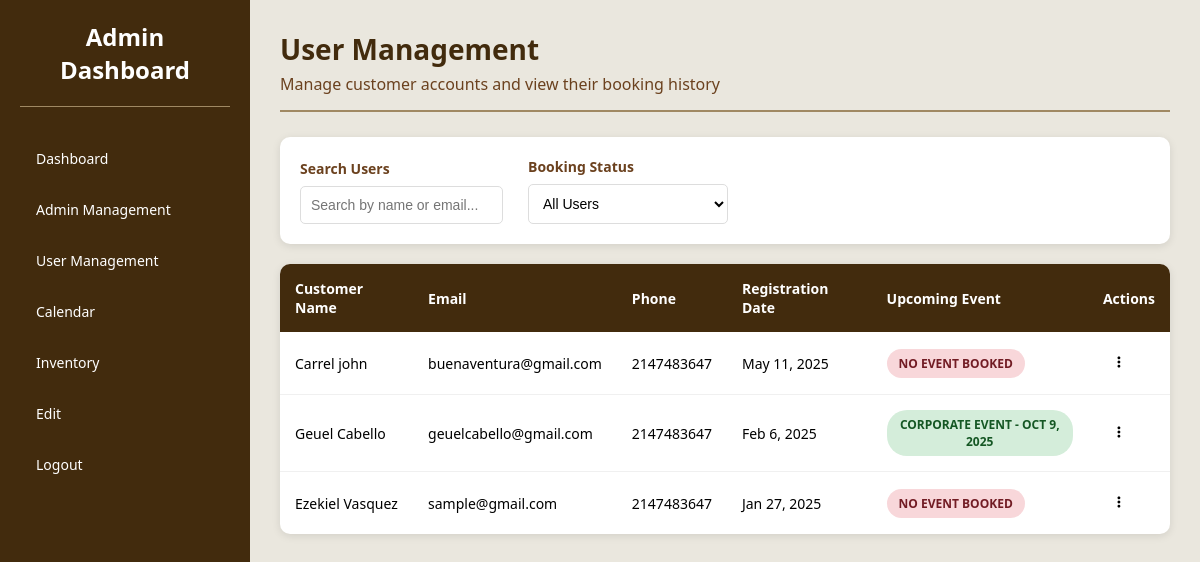
Screenshot of /admin/PHP/user_management.php (signed in) with the database file from the repository.
### tables this page shows
CREATE TABLE IF NOT EXISTS `btuser` (
  `bt_user_id` int NOT NULL AUTO_INCREMENT,
  `bt_first_name` varchar(100) NOT NULL,
  `bt_last_name` varchar(100) NOT NULL,
  `bt_email` varchar(191) DEFAULT NULL,
  `bt_phone_number` int NOT NULL,
  `bt_password_hash` mediumtext,
  `bt_created_at` datetime NOT NULL DEFAULT CURRENT_TIMESTAMP,
  `bt_updated_at` datetime DEFAULT NULL,
  `bt_is_active` tinyint NOT NULL DEFAULT '1',
  `bt_privilege_id` int NOT NULL DEFAULT '2',
  PRIMARY KEY (`bt_user_id`),
  UNIQUE KEY `email_unique` (`bt_email`),
  KEY `fk_btuser_privilege` (`bt_privilege_id`)
);

CREATE TABLE IF NOT EXISTS `bookings` (
  `id` int NOT NULL AUTO_INCREMENT,
  `btuser_id` int NOT NULL,
  `btaddress` varchar(255) DEFAULT NULL,
  `btevent` varchar(100) DEFAULT NULL,
  `btschedule` datetime DEFAULT NULL,
  `EventDuration` datetime DEFAULT NULL,
  `total_cost` double NOT NULL DEFAULT '0',
  `additional_headcount` int NOT NULL DEFAULT '0',
  `btattendees` int DEFAULT NULL,
  `btservices` text,
  `btmessage` text,
  `status` enum('Pending','Approved','Canceled','Completed') NOT NULL DEFAULT 'Pending',
  `payment_status` enum('unpaid','partial','paid') NOT NULL DEFAULT 'unpaid',
  `created_at` timestamp NULL DEFAULT CURRENT_TIMESTAMP,
  PRIMARY KEY (`id`)
);

### admin/PHP/user_management.php (the view, shortened to what this page needs)
<?php
$host = 'localhost';
$dbname = 'btonedatabase';
$username = 'root';
$password = '';
try {
    $pdo = new PDO("mysql:host=$host;dbname=$dbname;charset=utf8mb4", $username, $password);
    $pdo->setAttribute(PDO::ATTR_ERRMODE, PDO::ERRMODE_EXCEPTION);
} catch (PDOException $e) {
    die("Database Connection Failed: " . $e->getMessage());
}
function getUsers($pdo) {
    $stmt = $pdo->prepare("
        SELECT u.bt_user_id, u.bt_first_name, u.bt_last_name, u.bt_email, u.bt_phone_number, u.bt_created_at
        FROM btuser u
        JOIN btuserprivilege p ON u.bt_privilege_id = p.bt_privilege_id
        WHERE p.bt_privilege_name = 'USER'
        ORDER BY u.bt_created_at DESC
    ");
    $stmt->execute();
    return $stmt->fetchAll(PDO::FETCH_ASSOC);
}
function getUserUpcomingBookings($pdo, $userId) {
    $stmt = $pdo->prepare("
        SELECT b.id, b.btevent, b.btschedule, b.status, b.total_cost
        FROM bookings b
        WHERE b.btuser_id = ? AND b.btschedule >= CURDATE() AND b.status != 'Canceled'
        ORDER BY b.btschedule ASC
        LIMIT 1
    ");
    $stmt->execute([$userId]);
    return $stmt->fetch(PDO::FETCH_ASSOC);
}
$users = getUsers($pdo);
?>
<!DOCTYPE html>
<html lang="en">
<head>
    <link rel="stylesheet" href="https://cdnjs.cloudflare.com/ajax/libs/font-awesome/6.4.0/css/all.min.css">
</head>
<body>
    <div class="dashboard-container">
        <nav class="sidebar">
            <div class="logo">
        <h2>Admin Dashboard</h2>
    </div>
    <ul class="nav-menu">
        <li><a href="dashboard.php">Dashboard</a></li>
        <li><a href="add_user.php">Admin Management</a></li>
        <li><a href="user_management.php">User Management</a></li>
        <li><a href="calendar.php">Calendar</a></li>
        <li><a href="Inventory.php">Inventory</a></li>
        <li><a href="admin_management.php">Edit</a></li>
        <li><a href="Index.php?logout=true">Logout</a></li>
    </ul>
</nav>
        <main class="main-content">
            <div class="section-header">
                <h2>User Management</h2>
                <p>Manage customer accounts and view their booking history</p>
            </div>
            <div class="filters">
                <div class="filter-group">
                    <label for="search">Search Users</label>
                    <input type="text" id="search" placeholder="Search by name or email...">
                </div>
                <div class="filter-group">
                    <label for="bookingStatus">Booking Status</label>
                    <select id="bookingStatus">
                        <option value="all">All Users</option>
                    </select>
                </div>
            </div>
            <table class="user-table">
                <thead>
                    <tr>
                        <th>Customer Name</th>
                        <th>Email</th>
                        <th>Phone</th>
                        <th>Registration Date</th>
                        <th>Upcoming Event</th>
                        <th>Actions</th>
                    </tr>
                </thead>
                <tbody>
                    <?php foreach ($users as $user):
                        $upcomingBooking = getUserUpcomingBookings($pdo, $user['bt_user_id']);
                    ?>
                    <tr class="user-row" data-user-id="<?php echo $user['bt_user_id']; ?>">
                        <td><?php echo htmlspecialchars($user['bt_first_name'] . ' ' . $user['bt_last_name']); ?></td>
                        <td><?php echo htmlspecialchars($user['bt_email']); ?></td>
                        <td><?php echo htmlspecialchars($user['bt_phone_number']); ?></td>
                        <td><?php echo date('M j, Y', strtotime($user['bt_created_at'])); ?></td>
                        <td>
                            <?php if ($upcomingBooking): ?>
                                <span class="status-badge status-booked">
                                    <?php echo htmlspecialchars($upcomingBooking['btevent']); ?> -
                                    <?php echo date('M j, Y', strtotime($upcomingBooking['btschedule'])); ?>
                                </span>
                            <?php else: ?>
                                <span class="status-badge status-none">No event booked</span>
                            <?php endif; ?>
                        </td>
                        <td>
                            <div class="kebab-menu">
                                <button class="kebab-btn" onclick="toggleKebabMenu(this)">
                                    <i class="fas fa-ellipsis-v"></i>
                                </button>
                            </div>
                        </td>
                    </tr>
                    <?php endforeach; ?>
                </tbody>
            </table>
        </main>
    </div>
</body>
</html>

### admin/PHP/user_management.php (style rules this page uses)
:root { --primary-bg: #422b0d; --secondary-bg: #eae7de; --card-bg: #ffffff; --text-light: #ffffff; --text-dark: #000000; --accent: #A08963; --accent-dark: #8a745a; --highlight: #6b411e; }
* { margin: 0; padding: 0; box-sizing: border-box; }
body { font-family: "Segoe UI", Tahoma, Geneva, Verdana, sans-serif; background-color: var(--secondary-bg); color: var(--text-dark); min-height: 100vh; }
.dashboard-container { display: flex; min-height: 100vh; }
.sidebar { width: 250px; background-color: var(--primary-bg); color: var(--text-light); height: 100vh; padding: 20px; position: fixed; top: 0; left: 0; overflow-y: auto; }
.nav-menu { list-style: none; padding: 0; margin: 0; }
.nav-menu li { margin: 8px 0; }
.nav-menu li a { text-decoration: none; color: var(--text-light); padding: 12px 16px; display: block; border-radius: 6px; transition: background 0.3s; font-size: 14px; }
.main-content { margin-left: 250px; padding: 30px; min-height: 100vh; }
.sidebar .logo { text-align: center; margin-bottom: 30px; padding-bottom: 20px; border-bottom: 1px solid var(--accent); }
.sidebar .logo h2 { font-size: 24px; color: var(--text-light); margin: 0; }
.section-header { margin: 0 0 25px 0; padding-bottom: 15px; border-bottom: 2px solid var(--accent); }
.section-header h2 { color: var(--primary-bg); margin: 0; font-size: 28px; font-weight: 600; }
.section-header p { color: var(--highlight); margin-top: 5px; font-size: 16px; }
.user-table { width: 100%; border-collapse: collapse; background: var(--card-bg); border-radius: 10px; overflow: hidden; box-shadow: 0 2px 8px rgba(0,0,0,0.1); margin-bottom: 30px; }
.user-table thead { background: var(--primary-bg); color: var(--text-light); }
.user-table th { padding: 15px; text-align: left; font-weight: 600; font-size: 14px; border: none; }
.user-table td { padding: 15px; text-align: left; border-bottom: 1px solid #f0f0f0; font-size: 14px; }
.user-table tbody tr:last-child td { border-bottom: none; }
.status-badge { padding: 6px 12px; border-radius: 20px; font-size: 12px; font-weight: bold; text-transform: uppercase; display: inline-block; min-width: 80px; text-align: center; }
.status-booked { background: #d4edda; color: #155724; }
.status-none { background: #f8d7da; color: #721c24; }
.kebab-menu { position: relative; display: inline-block; }
.kebab-btn { background: none; border: none; cursor: pointer; padding: 5px; border-radius: 50%; width: 32px; height: 32px; display: flex; align-items: center; justify-content: center; }
.filters { background: var(--card-bg); padding: 20px; border-radius: 10px; margin-bottom: 20px; box-shadow: 0 2px 8px rgba(0,0,0,0.1); display: flex; gap: 25px; align-items: end; flex-wrap: wrap; }
.filter-group { display: flex; flex-direction: column; gap: 8px; min-width: 200px; }
.filter-group label { font-weight: 600; color: var(--highlight); font-size: 14px; }
.filter-group input, .filter-group select { padding: 10px; border: 1px solid #ddd; border-radius: 5px; font-size: 14px; background: white; }

### rows the page displays
btuser: bt_first_name+bt_last_name "Carrel john", bt_email "buenaventura@gmail.com", bt_phone_number "2147483647", bt_created_at "May 11, 2025", shows "NO EVENT BOOKED"
btuser: bt_first_name+bt_last_name "Geuel Cabello", bt_email "geuelcabello@gmail.com", bt_phone_number "2147483647", bt_created_at "Feb 6, 2025", bookings.btevent "CORPORATE EVENT", bookings.btschedule "OCT 9, 2025"
btuser: bt_first_name+bt_last_name "Ezekiel Vasquez", bt_email "sample@gmail.com", bt_phone_number "2147483647", bt_created_at "Jan 27, 2025", shows "NO EVENT BOOKED"
